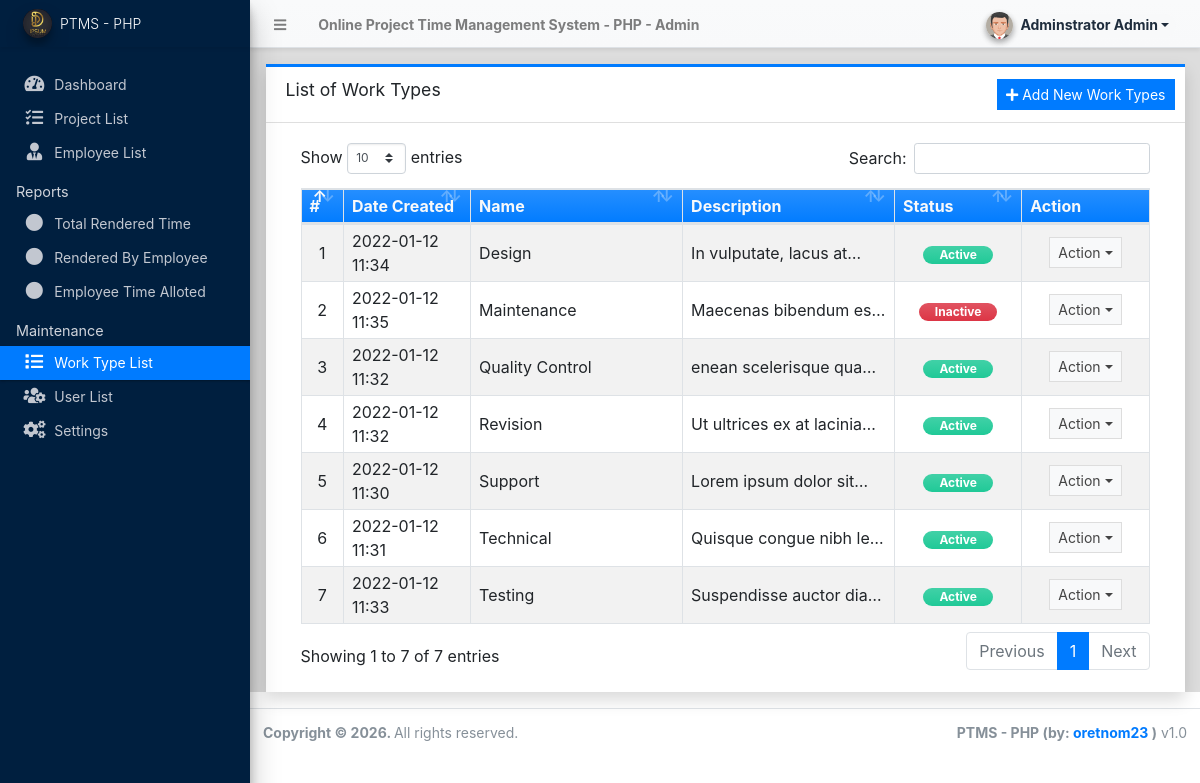
Page /admin/?page=work_types (signed in) on the earlier database version.
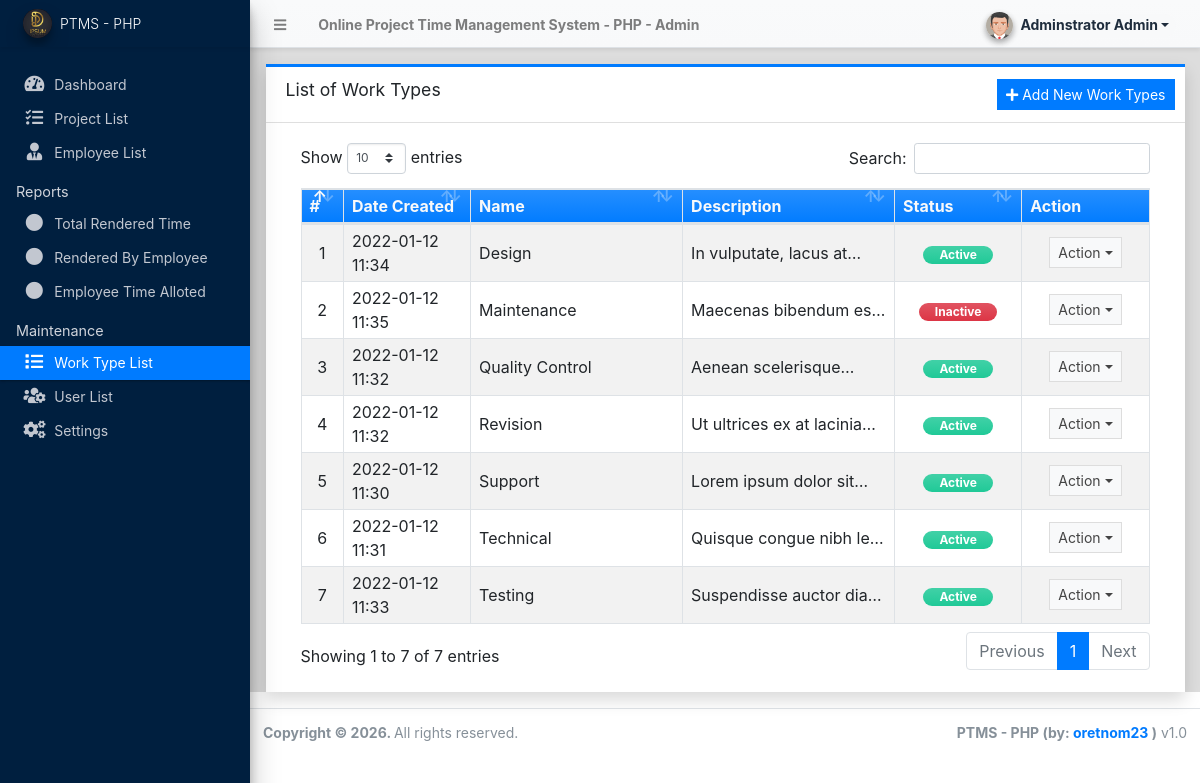
Same page on the later database version.
### tables this page shows
CREATE TABLE IF NOT EXISTS `work_type_list` (
  `id` int(30) NOT NULL AUTO_INCREMENT,
  `name` text NOT NULL,
  `description` text NOT NULL,
  `status` tinyint(4) NOT NULL DEFAULT 1,
  `delete_flag` tinyint(1) NOT NULL DEFAULT 0,
  `date_created` datetime NOT NULL DEFAULT current_timestamp(),
  `date_updated` datetime DEFAULT NULL ON UPDATE current_timestamp(),
  PRIMARY KEY (`id`)
);

### admin/work_types/index.php (the view, shortened to what this page needs)
<div class="card card-outline card-primary rounded-0 shadow">
	<div class="card-header">
		<h3 class="card-title">List of Work Types</h3>
		<div class="card-tools">
			<a href="javascript:void(0)" id="create_new" class="btn btn-flat btn-sm btn-primary"><span class="fas fa-plus"></span>  Add New Work Types</a>
		</div>
	</div>
	<div class="card-body">
		<div class="container-fluid">
        <div class="container-fluid">
			<table class="table table-bordered table-hover table-striped">
				<colgroup>
					<col width="5%">
					<col width="15%">
					<col width="25%">
					<col width="25%">
					<col width="15%">
					<col width="15%">
				</colgroup>
				<thead>
					<tr class="bg-gradient-primary text-light">
						<th>#</th>
						<th>Date Created</th>
						<th>Name</th>
						<th>Description</th>
						<th>Status</th>
						<th>Action</th>
					</tr>
				</thead>
				<tbody>
					<?php
						$i = 1;
						$qry = $conn->query("SELECT * from `work_type_list` where delete_flag = 0 order by `name` asc ");
						while($row = $qry->fetch_assoc()):
					?>
						<tr>
							<td class="text-center"><?php echo $i++; ?></td>
							<td class=""><?php echo date("Y-m-d H:i",strtotime($row['date_created'])) ?></td>
							<td class=""><p class="m-0 truncate-1"><?php echo $row['name'] ?></p></td>
							<td class=""><p class="m-0 truncate-1"><?php echo $row['description'] ?></p></td>
							<td class="text-center">
								<?php
									switch ($row['status']){
										case 1:
											echo '<span class="rounded-pill badge badge-success bg-gradient-teal px-3">Active</span>';
											break;
										case 0:
											echo '<span class="rounded-pill badge badge-danger bg-gradient-danger px-3">Inactive</span>';
											break;
									}
								?>
							</td>
							<td align="center">
								 <button type="button" class="btn btn-flat btn-default btn-sm dropdown-toggle dropdown-icon" data-toggle="dropdown">
				                  		Action
				                  </button>
							</td>
						</tr>
					<?php endwhile; ?>
				</tbody>
			</table>
		</div>
		</div>
	</div>
</div>

Differences in the rows shown:
changed work_type_list "Quality Control": description "enean scelerisque…" → "Aenean…"
